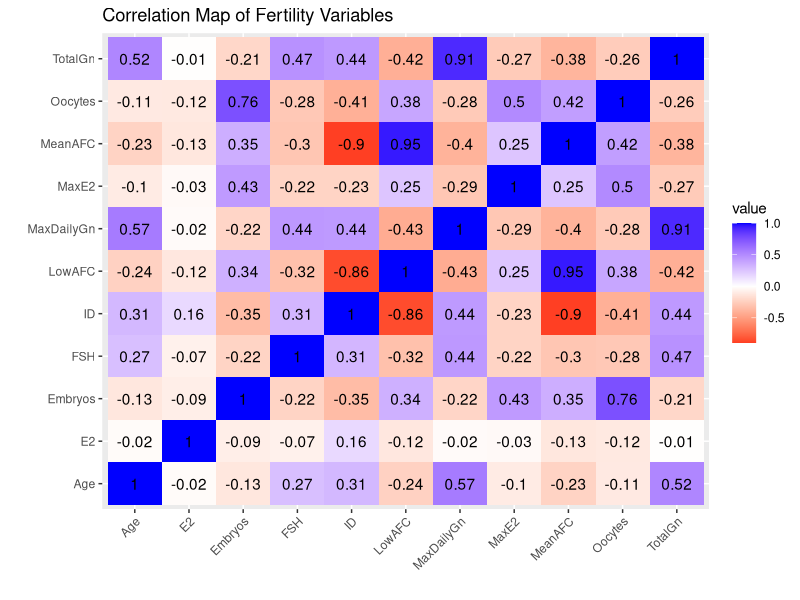
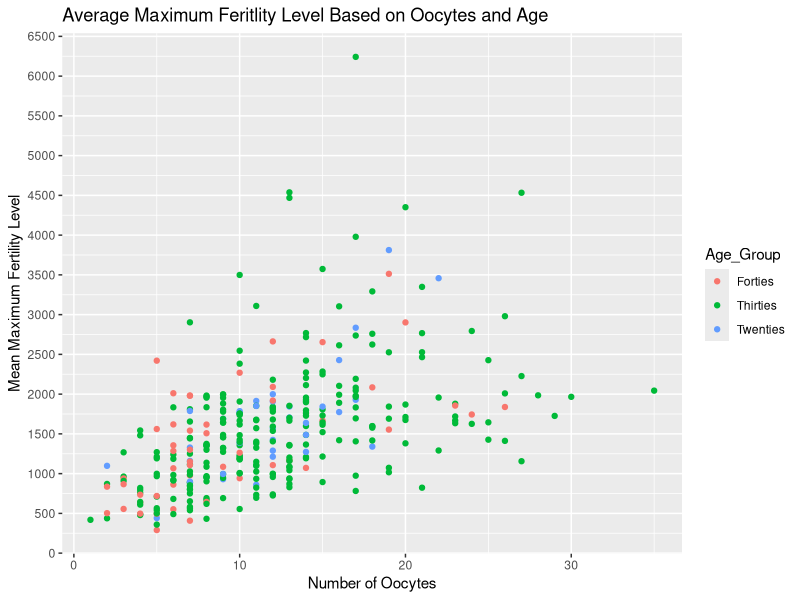
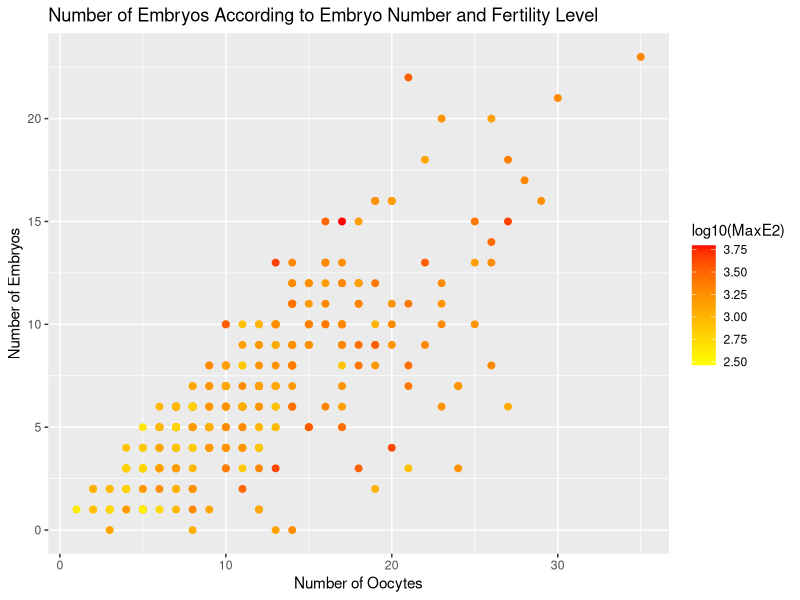
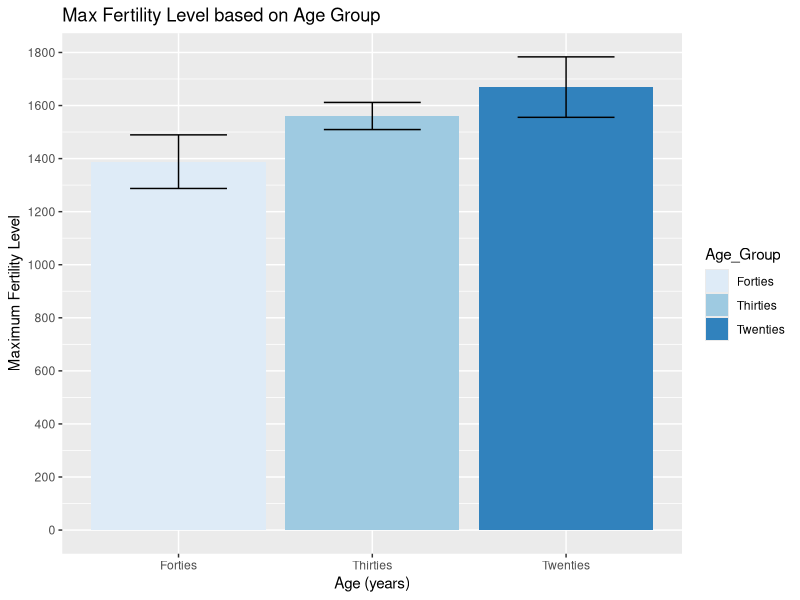
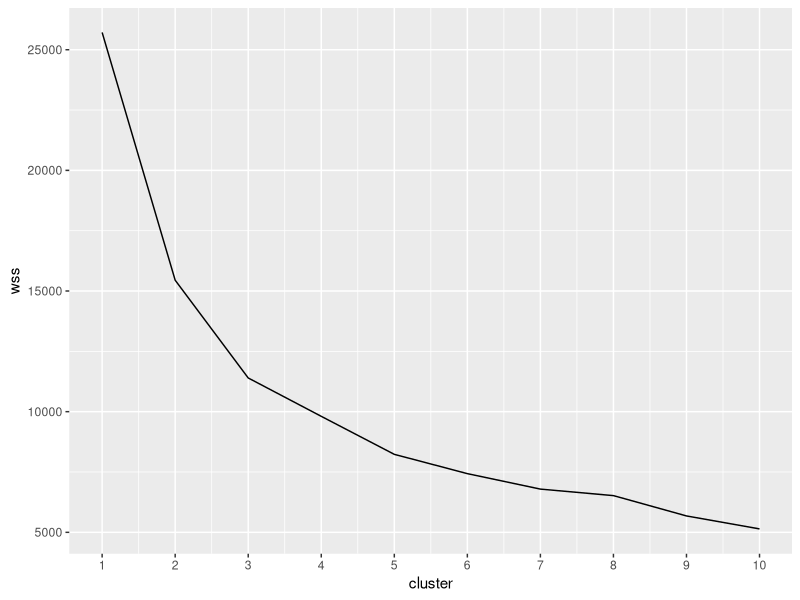
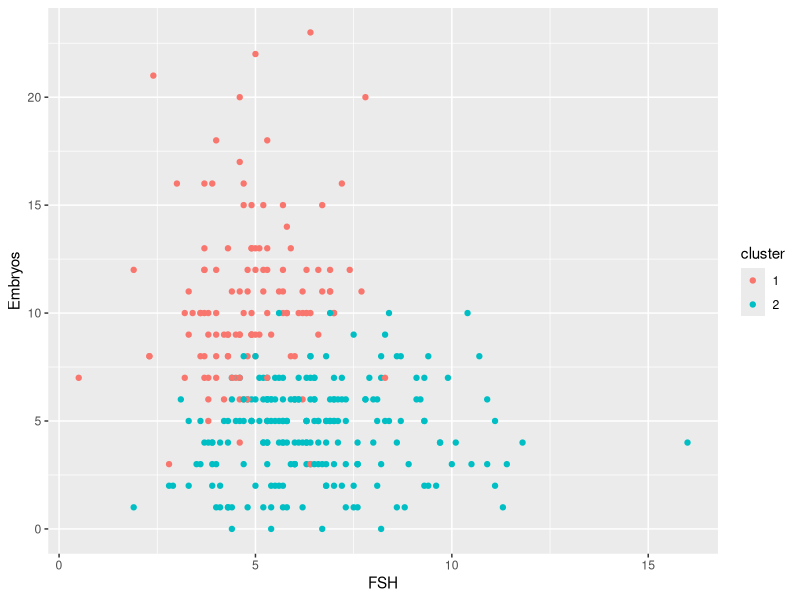
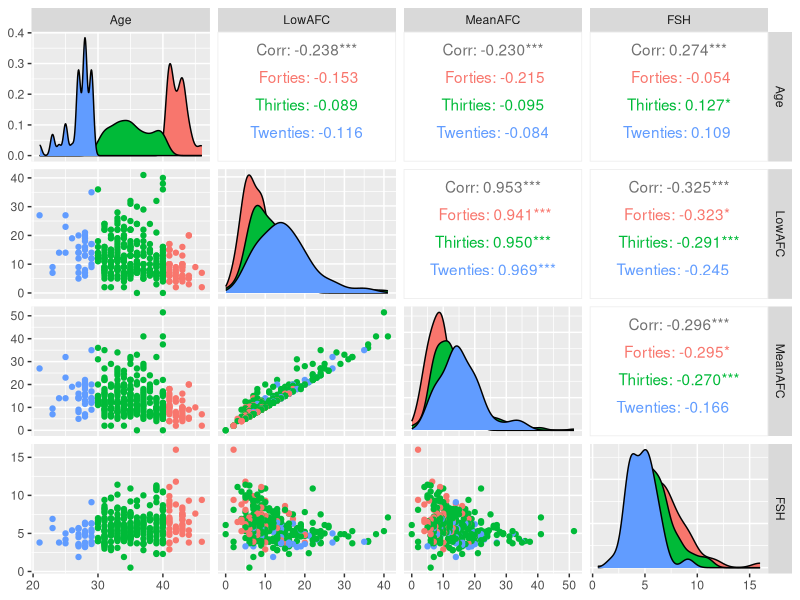

Write the R code that produced these figures, in order.
## ---- chunk 1
knitr::opts_chunk$set(echo = TRUE, eval=TRUE, fig.align= "center", warning=F, message=F, tidy=TRUE, tidy.opts=list(width.cutoff=60),R.options=list(max.print=100))
## ---- chunk 2
#Data sets
library(dplyr)
library(ggplot2)
Fertility1 <- read.csv("Fertility1 - Sheet1.csv")
Fertility2 <- read.csv("Fertility2 - Sheet1.csv")

Fertility1<-Fertility1%>%mutate(ID=1:333)
glimpse(Fertility1)
Fertility2<-Fertility2%>%mutate(ID=1:333)%>%select(-c(MaxE2))
glimpse(Fertility2)

## ---- chunk 3
#Tidying
library(tidyverse)
Fertility_join<-Fertility1%>%full_join(Fertility2, by="ID")%>%glimpse()

Mutatedata<- Fertility_join%>% mutate(Age_Group = case_when(Age>40 ~ "Forties",30<=Age & Age<=40 ~ "Thirties",Age<30 ~ "Twenties"))

Tidydata<-Mutatedata%>% group_by(Age_Group) %>% summarize(mean_oocytes=mean(Oocytes), sd_FSH=sd(FSH), count=n(),se_FSH=sd_FSH/sqrt(count))

untidyfert<-Tidydata%>% pivot_wider(names_from = "Age_Group", values_from = "mean_oocytes")
untidyfert
tidyfert <-untidyfert%>%pivot_longer(c("Forties","Thirties", "Twenties"), names_to="Age_Group", values_to="mean_Oocytes")%>%na.omit()
tidyfert


## ---- chunk 4
#Joining
Fertility_join<-Fertility1%>%full_join(Fertility2, by="ID")%>%glimpse()


## ---- chunk 5
#Wrangling
Fertility_join%>%filter(Age=="37")
Fertility_join %>% select(MaxE2, Embryos)%>%glimpse()
Fertility_join %>% arrange( desc(Age))%>%glimpse()
Fertility_join %>% group_by(Age, Oocytes)%>%summarize(mean_emb=mean(Embryos))%>%glimpse()
Fertility_join %>% mutate_if(is.numeric,round)%>%glimpse()
Fertility_join %>% mutate(`Embryos_pctile` = ntile(Embryos,100))%>%glimpse()


#summary statistics
Fertility_join%>% summarize_all(mean)
Fertility_join%>% summarize_all(sd)
Fertility_join%>% summarize_all(var)
                                  
Mutatedata<- Fertility_join%>% mutate(Age_Group = case_when(Age>40 ~ "Forties",30<=Age & Age<=40 ~ "Thirties",Age<30 ~ "Twenties"))

Mutatedata%>% group_by(Age_Group) %>% summarize(mean_oocytes=mean(Oocytes), sd_embryos=sd(Embryos), count=n(),se_Embryos=sd_embryos/sqrt(count),min_Embryos=min(Embryos), max_Embryos=max(Embryos))

Mutatedata%>% group_by(Age_Group) %>% summarize(mean_MaxE2=mean(MaxE2), sd_MaxE2=sd(MaxE2), count=n(),se_MaxE2=sd_MaxE2/sqrt(count))

Mutatedata%>% group_by(Age_Group) %>% summarize(mean_E2=mean(E2), sd_E2=sd(E2), count=n(),se_E2=sd_E2/sqrt(count))
      
Mutatedata%>% group_by(Age_Group) %>% summarize(mean_FSH=mean(FSH), sd_FSH=sd(FSH), count=n(),se_FSH=sd_FSH/sqrt(count))

Mutatedata%>% group_by(Age_Group) %>% summarize(mean_meanAFC=mean(MeanAFC), sd_meanAFC=sd(MeanAFC), count=n(),se_meanAFC=sd_meanAFC/sqrt(count))

Mutatedata%>% group_by(Age_Group) %>% summarize(mean_lowAFC=mean(LowAFC), sd_lowAFC=sd(LowAFC), count=n(),se_lowAFC=sd_lowAFC/sqrt(count))

Mutatedata%>% group_by(Age_Group) %>% summarize(min_totalGn=min(TotalGn), max_totalGn=max(TotalGn))


## ---- chunk 6
#Visualizing
Fertility_join %>% select_if(is.numeric) %>% cor %>% as.data.frame %>% rownames_to_column %>% pivot_longer(-1) %>% ggplot(aes(rowname, name, fill=value)) + ggtitle("Correlation Map of Fertility Variables") + geom_tile() + geom_text(aes(label=round(value, 2))) + xlab("") + ylab("") + scale_fill_gradient2(low="red", high="blue")+theme(axis.text.x = element_text(angle=45, hjust=1))

 
  ggplot(data=Mutatedata, aes(x=Oocytes, y=MaxE2, color=Age_Group),stat = "summary", fun.y="mean")+ scale_y_continuous(breaks=seq(0,7000,500))+geom_point()+ggtitle("Average Maximum Feritlity Level Based on Oocytes and Age") + ylab("Mean Maximum Fertility Level")+ xlab("Number of Oocytes")
 
ggplot(Mutatedata, aes(Oocytes,Embryos))+
geom_point(size=2,aes(color=log10(MaxE2)))+
scale_color_gradient(low="yellow", high="red")+ggtitle("Number of Embryos According to Embryo Number and Fertility Level") + xlab("Number of Oocytes") + ylab("Number of Embryos")
 
ggplot(Mutatedata, aes(x = Age_Group, y= MaxE2))+ geom_bar(aes(y=MaxE2, fill= Age_Group),stat = "summary", fun.y="mean")+ scale_y_continuous(breaks=seq(0,1800, 200), name="Maximum Fertility Level")+scale_fill_brewer()+ xlab("Age (years)")+ ggtitle("Max Fertility Level based on Age Group")+geom_errorbar(stat="summary",fun.data='mean_se', width=.5)


## ---- chunk 7
#Dimentionality Reduction
library(cluster)
kmeandata<-Fertility_join%>%select(-LowAFC, -MeanAFC, -E2, -ID,-MaxE2,-MaxDailyGn, -TotalGn)
#Embryos and FSH levels
wss<-vector()
for(i in 1:10){
tempfit <- Fertility_join%>%select(-LowAFC, -MeanAFC, -E2, -ID,-MaxE2,-MaxDailyGn, -TotalGn)%>%kmeans(.,i)
wss[i] <- tempfit$tot.withinss%>%glimpse()
}

ggplot()+geom_line(aes(x=1:10,y=wss))+xlab("cluster")+scale_x_continuous(breaks=1:10)

kmeans1<-kmeandata%>%scale%>%kmeans(2)%>%glimpse()
kmeans1

kmeansclust<-kmeandata%>%mutate(cluster=as.factor(kmeans1$cluster))%>%glimpse
kmeansclust%>%ggplot(aes(FSH, Embryos, color=cluster))+geom_point()

fertility_clus<-Mutatedata%>%mutate(cluster=as.factor(kmeans1$cluster))
format<-fertility_clus%>%group_by(Age_Group)%>%count(cluster)%>%arrange(desc(n))%>%
pivot_wider(names_from="cluster",values_from="n",values_fill = list('n'=0))
format

library(GGally)
ggpairs(fertility_clus, columns=1:4, aes(color=Age_Group))



## ---- chunk 8

